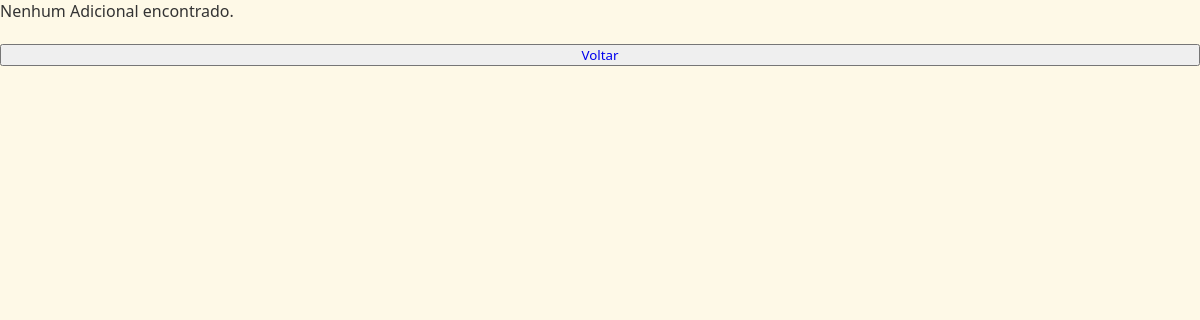
The app's page /codigo/listarAdicional.php, older data.
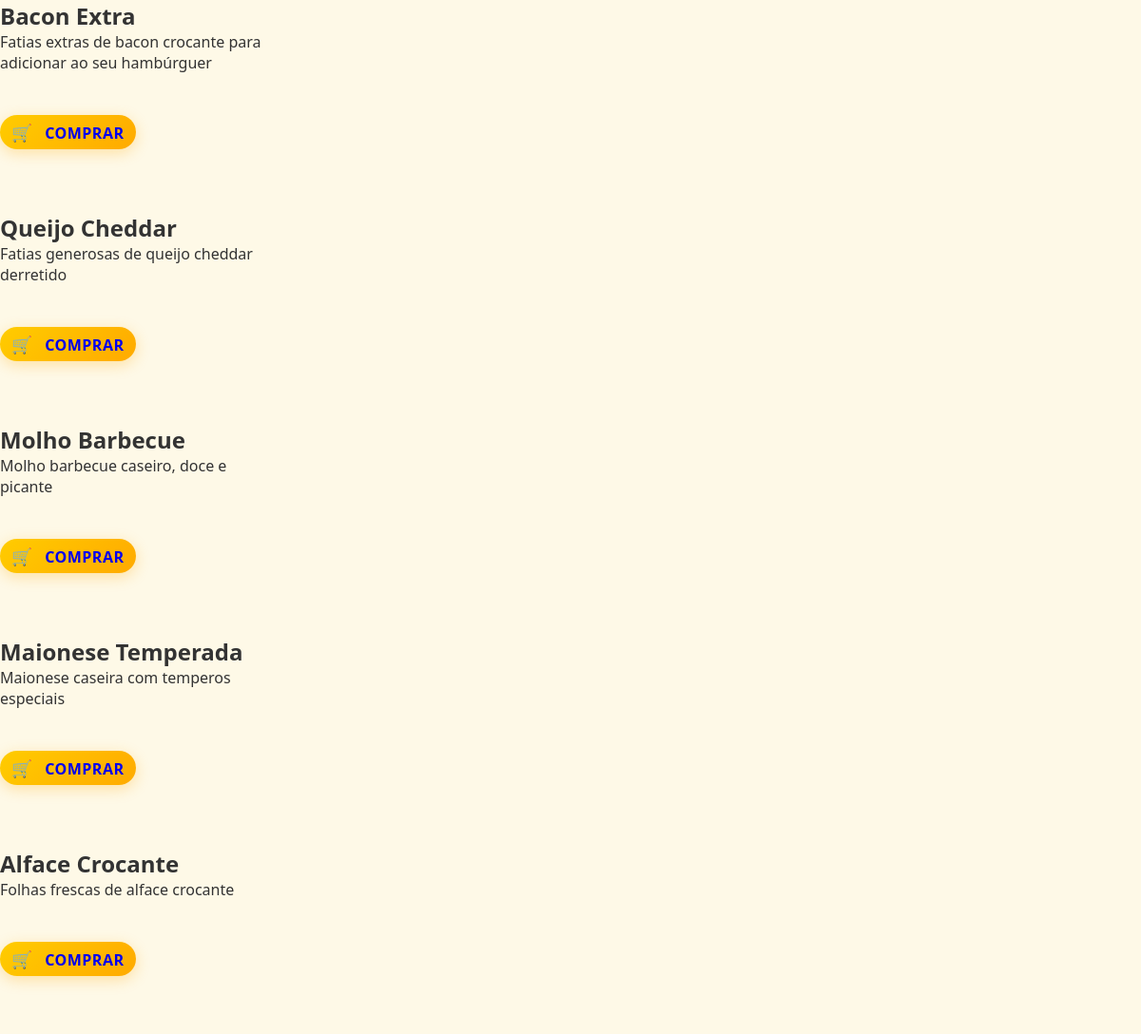
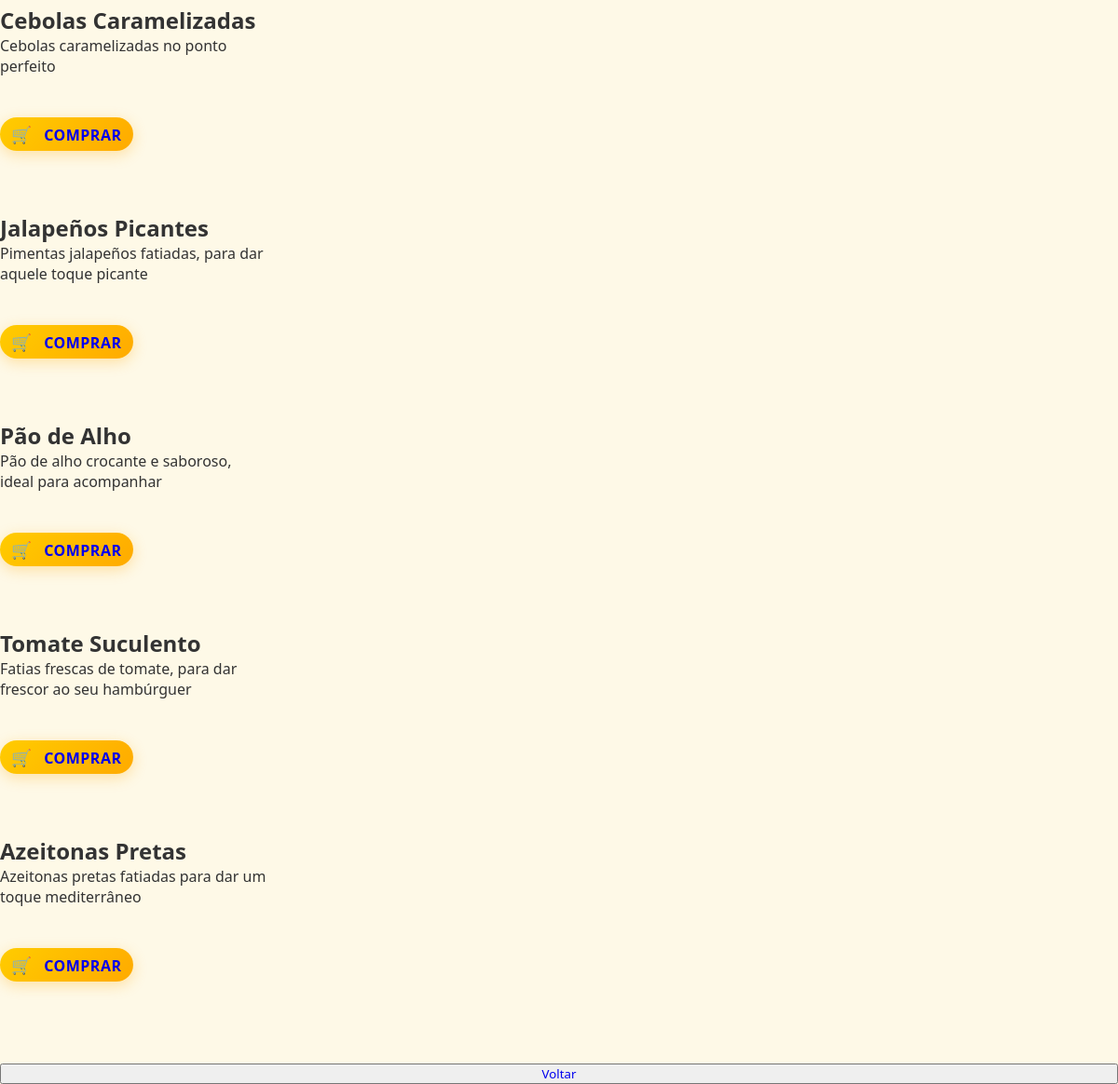
The same page, newer data (2 pictures, top to bottom).
### tables this page shows
CREATE TABLE IF NOT EXISTS `produto` (
  `idproduto` INT NOT NULL AUTO_INCREMENT,
  `nome` VARCHAR(45) NOT NULL,
  `preco` DECIMAL(10,2) NOT NULL,
  `descricao` VARCHAR(200) NULL,
  `tipo` CHAR(1) NOT NULL,
  PRIMARY KEY (`idproduto`),
  UNIQUE INDEX `idproduto_UNIQUE` (`idproduto` ASC) VISIBLE,
  UNIQUE INDEX `nome_UNIQUE` (`nome` ASC) VISIBLE);

### codigo/listarAdicional.php (the view, shortened to what this page needs)
<link rel="stylesheet" href="../css/style.css">
<body>
    <?php
    require_once "../conexao.php";
    $sql = "SELECT * FROM produto WHERE tipo = 'A'";
    $comando = mysqli_prepare($conexao, $sql);
    mysqli_stmt_execute($comando);
    $resultados = mysqli_stmt_get_result($comando);
    $lista_produto = [];
    while ($produto = mysqli_fetch_assoc($resultados)) {
        $lista_produto[] = $produto;
    }
    if (count($lista_produto) > 0) {
      foreach ($lista_produto as $produto) {
        $idproduto = $produto['idproduto'];
        $nome = $produto['nome'];
        $preco = $produto['preco'];
        $descricao = $produto['descricao'];
        echo "<div class='card' style='width: 18rem;'>";
        echo "<div class='card-body'>";
        echo "<h2 class='card-title'>$nome</h2>";
        echo "<p class='card-text'>$descricao</p>";
        echo "</div>";
        echo "<br><br>";
        echo "<div class='card-body'>";
        echo "<button class='btn-comprar'> <a style='text-decoration: none;'href='adicionarCarrinho.php?id=$idproduto&preco=$preco' class='card-link'>Comprar</a></button>";
        echo "</div>";
        echo "<br><br><br>";
        echo "</div>";
    }
    } else {
        echo "<p>Nenhum Adicional encontrado.</p>";
    }
    ?>
    <br>
    <button><a style="text-decoration: none" href="telaCompra.php">Voltar</a></button>
</body>
</html>

### css/style.css (style rules this page uses)
* { margin: 0; padding: 0; box-sizing: border-box; font-family: 'Segoe UI', Tahoma, Geneva, Verdana, sans-serif; }
body { background-color: #fef9e7; color: #333; min-height: 100vh; display: flex; flex-direction: column; }
.btn-comprar { background: linear-gradient(135deg, #ffcc00, #ffaa00); color: #8B4513; border: none; padding: 6px 12px; font-size: 1rem; font-weight: 600; border-radius: 25px; cursor: pointer; transition: all 0.3s ease; box-shadow: 0 4px 15px rgba(255, 170, 0, 0.3); text-transform: uppercase; letter-spacing: 0.5px; position: relative; overflow: hidden; }
.btn-comprar::before { content: "🛒"; margin-right: 8px; font-size: 1.1rem; }
.btn-comprar::after { content: ''; position: absolute; top: 0; left: -100%; width: 100%; height: 100%; background: linear-gradient(90deg, transparent, rgba(255,255,255,0.3), transparent); transition: left 0.5s ease; }
body { background-color: #fef9e7; color: #333; min-height: 100vh; display: flex; flex-direction: column; overflow-x: hidden; }

Row changes from the older to the newer data that the page shows:
added produto: nome "Bacon Extra", descricao "Fatias extras de bacon crocante para adicionar ao seu hambúrguer"
added produto: nome "Queijo Cheddar", descricao "Fatias generosas de queijo cheddar derretido"
added produto: nome "Molho Barbecue", descricao "Molho barbecue caseiro, doce e picante"
added produto: nome "Maionese Temperada", descricao "Maionese caseira com temperos especiais"
added produto: nome "Alface Crocante", descricao "Folhas frescas de alface crocante"
added produto: nome "Cebolas Caramelizadas", descricao "Cebolas caramelizadas no ponto perfeito"
added produto: nome "Jalapeños Picantes", descricao "Pimentas jalapeños fatiadas, para dar aquele toque picante"
added produto: nome "Pão de Alho", descricao "Pão de alho crocante e saboroso, ideal para acompanhar"
added produto: nome "Tomate Suculento", descricao "Fatias frescas de tomate, para dar frescor ao seu hambúrguer"
added produto: nome "Azeitonas Pretas", descricao "Azeitonas pretas fatiadas para dar um toque mediterrâneo"
Text that changed along with them:
text no longer shown: "Nenhum Adicional encontrado."
